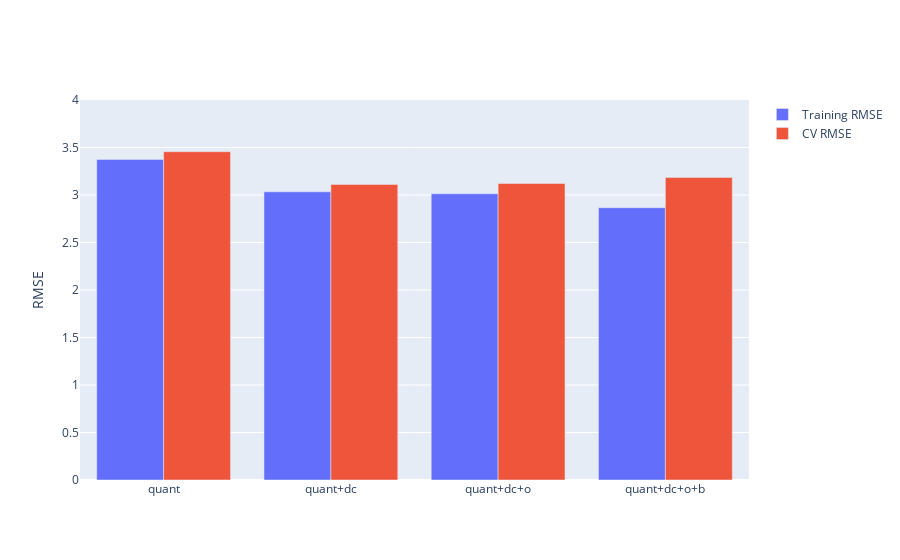

The notebook cell saved with this chart:
### Code cell
fig = compare_models(models)
fig.update_yaxes(range = [0, 4], title = "RMSE")

### Figure 1 — Plotly figure (JSON) as saved in the notebook; plotly's stock layout.template omitted (floating-point values rounded to 4 significant figures)
{"data": [{"name": "Training RMSE", "type": "bar", "x": ["quant", "quant+dc", "quant+dc+o", "quant+dc+o+b"], "y": [3.375, 3.033, 3.013, 2.866]}, {"name": "CV RMSE", "type": "bar", "x": ["quant", "quant+dc", "quant+dc+o", "quant+dc+o+b"], "y": [3.456, 3.111, 3.121, 3.185]}], "layout": {"yaxis": {"range": [0, 4], "title": {"text": "RMSE"}}}}
